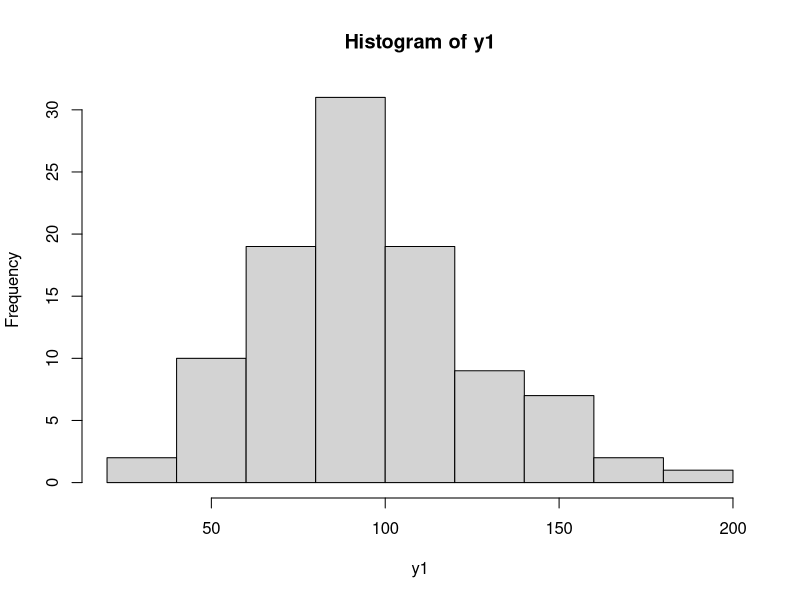
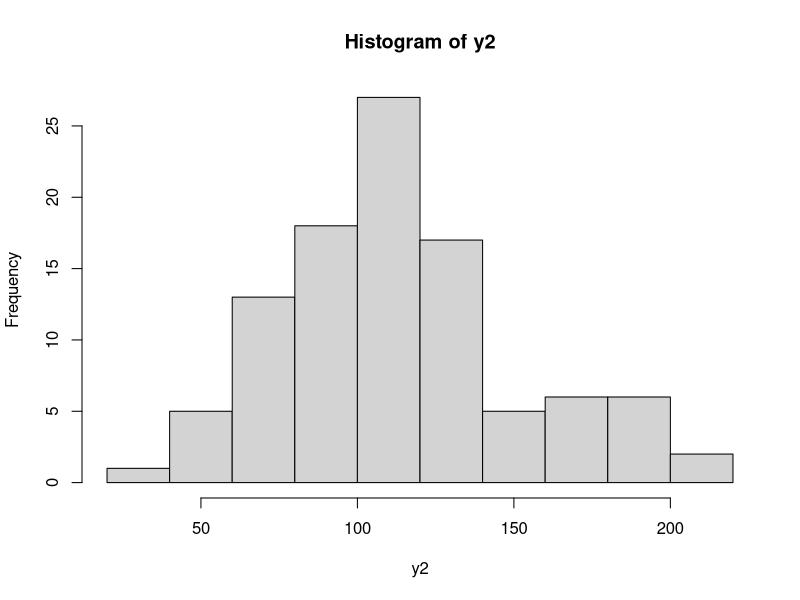
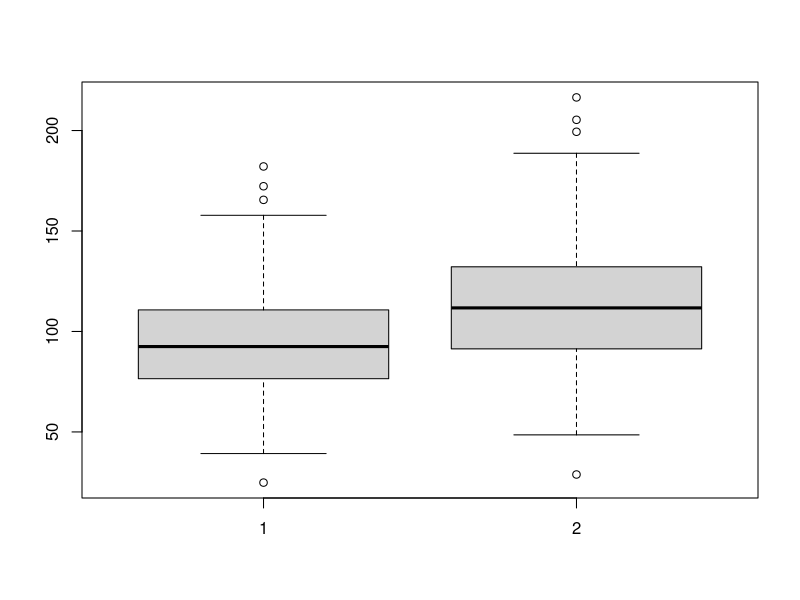

Recreate these plots in R, in order.
set.seed(1)
z <- rnorm(100)
x <- rpois(100, 10.3)
y <- rbinom(100, 1, .25)
y1 <- 5*z+x*10+rnorm(100,2,1)
y2 <- 5*z+x*12+rnorm(100,2,1)

hist(y1)
hist(y2)

#nos interesa que no sean iguales a 0.
t.test(y1)
t.test(y2)

boxplot(y1, y2)
